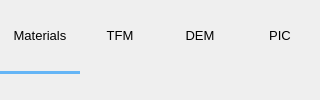
    <widget class="QFrame" name="top_frame">
     <property name="styleSheet">
      <string notr="true">QPushButton:hover {
    color:#64B5F6;;
    background-color: transparent;
}
QPushButton:pressed {
    color: #64B5F6;
    background-color: transparent;
}
QPushButton:checked {
    font: bold;
    background-color: transparent;
}
</string>
     </property>
     <property name="frameShape">
      <enum>QFrame::NoFrame</enum>
     </property>
     <property name="frameShadow">
      <enum>QFrame::Plain</enum>
     </property>
     <layout class="QGridLayout" name="gridlayout_solid_tab_btns">
      <property name="leftMargin">
       <number>0</number>
      </property>
      <property name="topMargin">
       <number>0</number>
      </property>
      <property name="rightMargin">
       <number>0</number>
      </property>
      <property name="bottomMargin">
       <number>0</number>
      </property>
      <property name="spacing">
       <number>0</number>
      </property>
      <item row="0" column="1">
       <widget class="QPushButton" name="pushbutton_solids_tfm">
        <property name="font">
         <font>
          <pointsize>10</pointsize>
         </font>
        </property>
        <property name="text">
         <string>TFM</string>
        </property>
        <property name="flat">
         <bool>true</bool>
        </property>
       </widget>
      </item>
      <item row="0" column="3">
       <widget class="QPushButton" name="pushbutton_solids_pic">
        <property name="font">
         <font>
          <pointsize>10</pointsize>
         </font>
        </property>
        <property name="text">
         <string>PIC</string>
        </property>
        <property name="flat">
         <bool>true</bool>
        </property>
       </widget>
      </item>
      <item row="0" column="0">
       <widget class="QPushButton" name="pushbutton_solids_materials">
        <property name="font">
         <font>
          <pointsize>10</pointsize>
         </font>
        </property>
        <property name="text">
         <string>Materials</string>
        </property>
        <property name="flat">
         <bool>true</bool>
        </property>
       </widget>
      </item>
      <item row="0" column="2">
       <widget class="QPushButton" name="pushbutton_solids_dem">
        <property name="font">
         <font>
          <pointsize>10</pointsize>
         </font>
        </property>
        <property name="text">
         <string>DEM</string>
        </property>
        <property name="flat">
         <bool>true</bool>
        </property>
       </widget>
      </item>
      <item row="1" column="0">
       <widget class="Line" name="line_solids">
        <property name="styleSheet">
         <string notr="true">QWidget{
  background-color: #64B5F6;
  border-color: #64B5F6;
}</string>
        </property>
        <property name="frameShadow">
         <enum>QFrame::Raised</enum>
        </property>
        <property name="lineWidth">
         <number>0</number>
        </property>
        <property name="orientation">
         <enum>Qt::Horizontal</enum>
        </property>
       </widget>
      </item>
     </layout>
    </widget>
